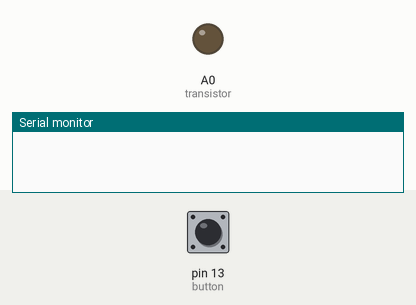
The sketch below on a simulated Arduino Uno, built with avr-gcc and run on an emulated ATmega328P. Shown: output pins drawn as LEDs (lit = HIGH), the last lines printed to the serial monitor. Inputs (shaded band) come from the test bench; at power-on: pin 13 (button) LOW.

Above: at 1.2 s.
1.3 s: pin 13 (button) pulled HIGH for 0.15 s
At 1.38 s:
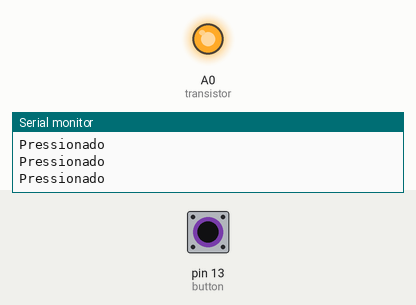
2.9 s: pin 13 (button) pulled HIGH for 3.2 s
At 7.0 s:
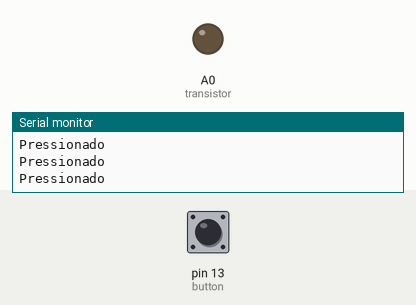
Timing chart, 0 to 8.5 s (numbered marks = the images above; inputs shaded):
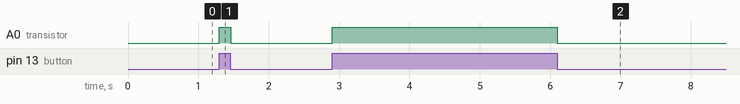

The sketch:

lab11.ino
```cpp
// C++ code
//

int button = 13;
int buttonState = 0;
int transistor = A0;

void setup()
{
  pinMode(button, INPUT);
  pinMode(transistor, OUTPUT);
  Serial.begin(9600);

}

void loop()
{
    buttonState = digitalRead(button);
	if(buttonState == HIGH)
    {
     	Serial.println("Pressionado");
		digitalWrite(transistor, buttonState);
    }
  	else
    {
		digitalWrite(transistor, buttonState);
    }
}
```

Measured:
- after the input at 1.3 s, A0 (transistor): LOW → HIGH at once, → LOW 0.16 s later
- after the input at 2.9 s, A0 (transistor): LOW → HIGH at once, → LOW 3.2 s later
